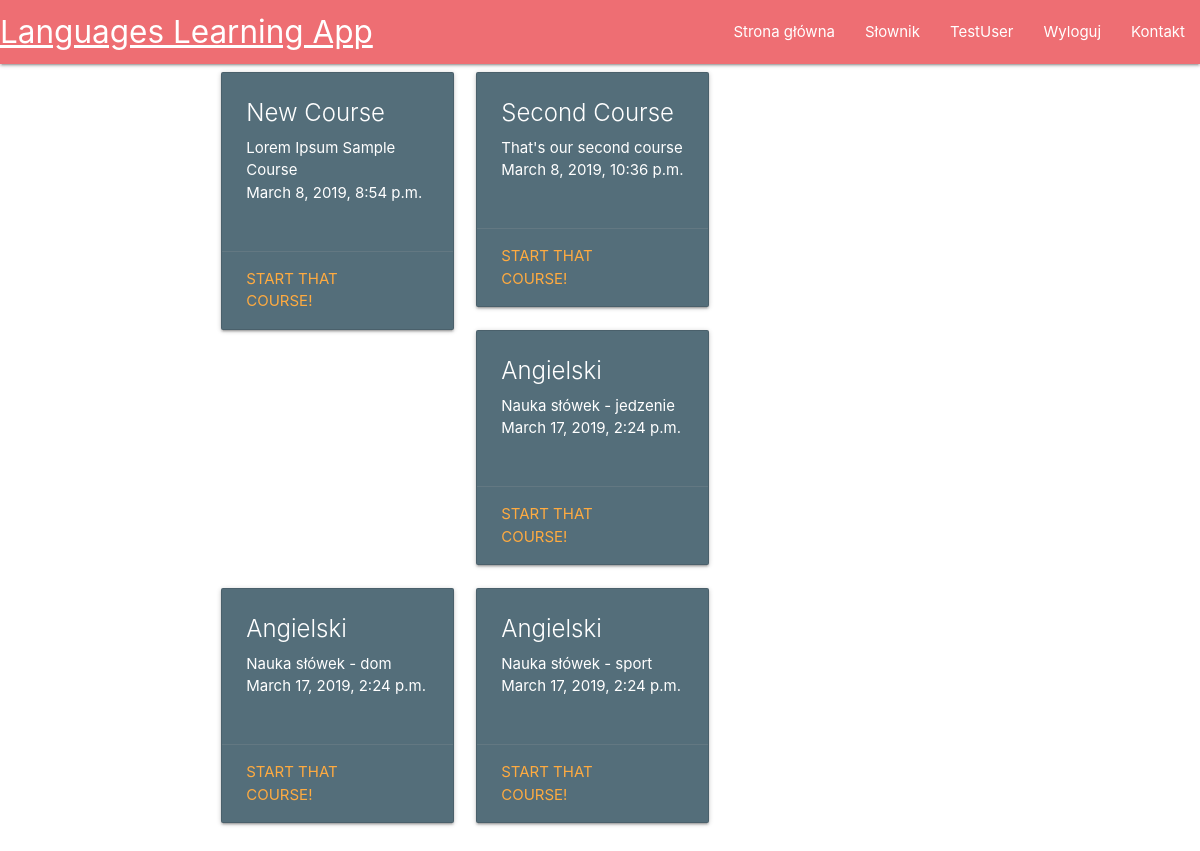
/ (signed in), run on the app's committed database.
### main/models.py (models this page shows, shortened)
class Course(models.Model):
	course_title = models.CharField(max_length=200)
	course_description = models.TextField()
	course_published = models.DateTimeField("date published", default = datetime.now())

### main/views.py (the view)
# urls.py: path("", views.homepage, name='homepage'),
def homepage(request):
		return render(request = request, template_name="main/home.html", context = {"courses": Course.objects.all}) #UWAGA!

### main/templates/main/home.html
{% extends "main/header.html" %}
{% block content %}
  	{% for course in courses %}
	    <div class="col l6">
	      <div class="card blue-grey darken-1">
	        <div class="card-content white-text">
	          <span class="card-title">{{course.course_title}}</span>
				<p>{{course.course_description}}</p>
				<p>{{course.course_published}}</p>
				<br>
	        </div>
	        <div class="card-action">
	          <a href="#">Start that course!</a>
	        </div>
	      </div>
	    </div>
	{% endfor%}
{% endblock %}

### main/templates/main/includes/navbar.html
<nav>
    <div class="nav-wrapper">
      <a href="/" class="brand-logo">Languages Learning App</a>
      <ul id="nav-mobile" class="right hide-on-med-and-down">
        <li><a href="/">Strona główna</a></li>
        <li><a href="/dictionary">Słownik</a></li>
        {% if user.is_authenticated %}
	        <li><a href="/profile">{{user.username}}</a></li>
	        <li><a href="/logout">Wyloguj</a></li>
        {% else %}
	        <li><a href="/register">Rejestracja</a></li>
	        <li><a href="/login">Logowanie</a></li>
        {% endif %}
          <li><a href="/contact">Kontakt</a></li>
      </ul>
    </div>
  </nav>

### data on the page
Course: course_title "New Course", course_description "Lorem Ipsum Sample Course", course_published "March 8, 2019, 8:54 p.m."
Course: course_title "Second Course", course_description "That's our second course", course_published "March 8, 2019, 10:36 p.m."
Course: course_title "Angielski", course_description "Nauka słówek - jedzenie", course_published "March 17, 2019, 2:24 p.m."
Course: course_title "Angielski", course_description "Nauka słówek - dom", course_published "March 17, 2019, 2:24 p.m."
Course: course_title "Angielski", course_description "Nauka słówek - sport", course_published "March 17, 2019, 2:24 p.m."

### other printed values
{{ user.username }} "TestUser"
